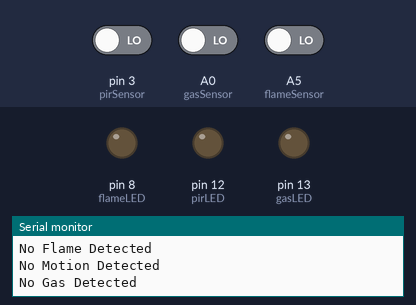
The sketch below on a simulated Arduino Uno, built with avr-gcc and run on an emulated ATmega328P. On the bench: output pins drawn as LEDs (lit = HIGH), the last lines printed to the serial monitor. The test bench sets the inputs (shaded band); at power-on: pin 3 (pirSensor) LOW, A0 (gasSensor) LOW, A5 (flameSensor) LOW.

Above: at 1.8 s.
1.9 s: pin 3 (pirSensor) driven HIGH
At 2.9 s:
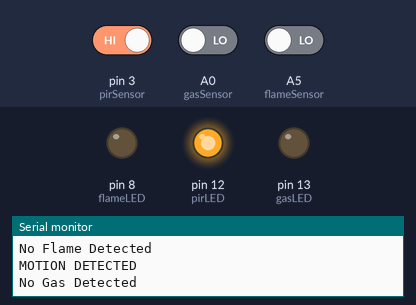
3.5 s: A0 (gasSensor) driven HIGH
At 4.0 s:
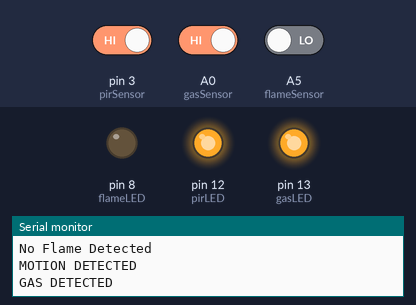
5.0 s: A5 (flameSensor) driven HIGH
At 6.2 s:
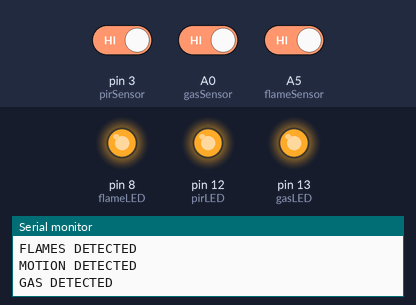
6.5 s: pin 3 (pirSensor) driven LOW
At 7.6 s:
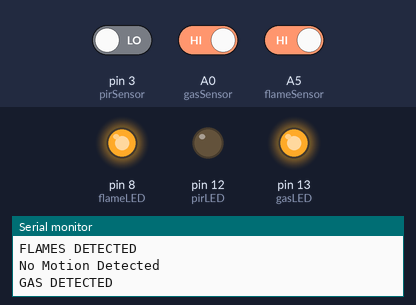
8.0 s: A0 (gasSensor) driven LOW
At 8.8 s:
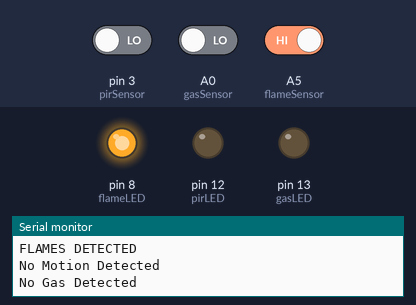
9.5 s: pin 3 (pirSensor) driven HIGH
At 10.0 s:
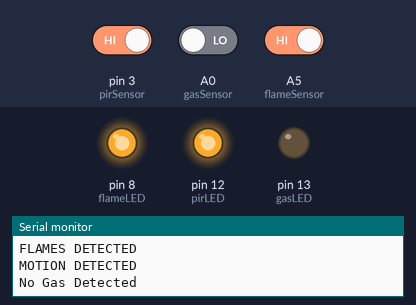
Timing chart, 0 to 12.0 s (numbered marks = the images above; inputs shaded):
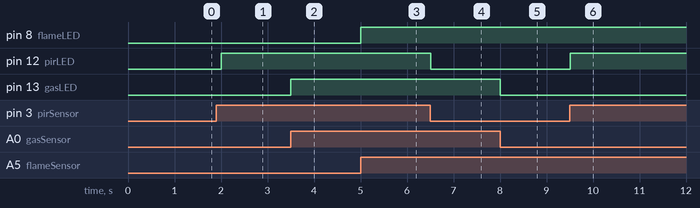

Measured:
- after the input at 1.9 s, pin 12 (pirLED): LOW → HIGH after 0.10 s
- after the input at 3.5 s, pin 13 (gasLED): LOW → HIGH at once
- after the input at 5.0 s, pin 8 (flameLED): LOW → HIGH at once
- after the input at 6.5 s, pin 12 (pirLED): HIGH → LOW at once
- after the input at 8.0 s, pin 13 (gasLED): HIGH → LOW at once
- after the input at 9.5 s, pin 12 (pirLED): LOW → HIGH at once

The sketch:

Security_System_offline.ino
```cpp
#define pirSensor 3
#define flameLED 8
#define pirLED 12
#define gasLED 13
#define flameSensor A5
#define gasSensor A0

void setup() {
  Serial.begin(9600);
  pinMode(pirSensor, INPUT);
  pinMode(flameSensor, INPUT);
  pinMode(gasSensor, INPUT);
  pinMode(flameLED, OUTPUT);
  pinMode(pirLED, OUTPUT);
  pinMode(gasLED, OUTPUT);
}

void loop ()
{
  int flame_value = digitalRead(flameSensor);
  int pir_value = digitalRead(pirSensor);
  int gas_value = digitalRead(gasSensor);

  if (flame_value == HIGH) {
    Serial.println("FLAMES DETECTED");
    digitalWrite(flameLED, HIGH);
  }
  else {
    Serial.println("No Flame Detected");
    digitalWrite(flameLED, LOW);
  }

  if (pir_value == HIGH) {
    Serial.println("MOTION DETECTED");
    digitalWrite(pirLED, HIGH);
  }
  else {
    Serial.println("No Motion Detected");
    digitalWrite(pirLED, LOW);
  }

  if (gas_value == HIGH) {
    Serial.println("GAS DETECTED");
    digitalWrite(gasLED, HIGH);
  }
  else {
    Serial.println("No Gas Detected");
    digitalWrite(gasLED, LOW);
  }

  delay(500);
}
```
